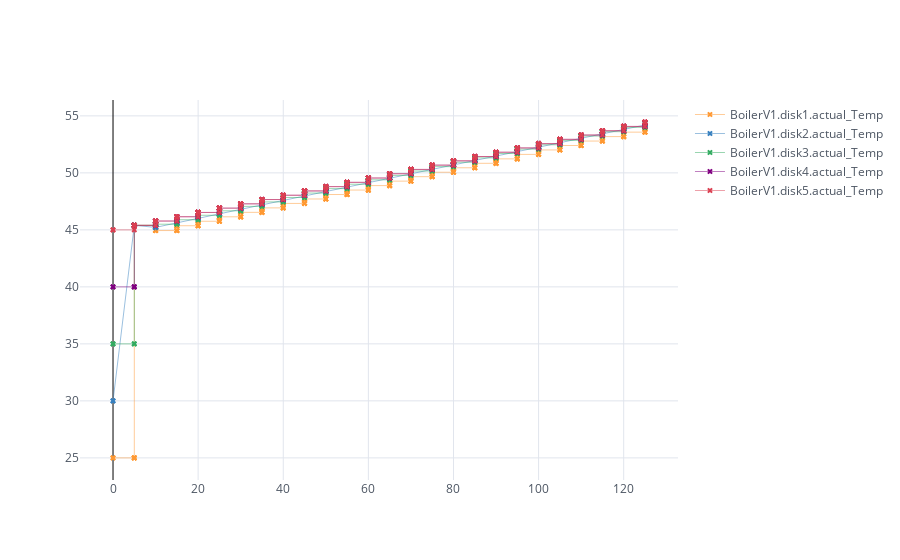
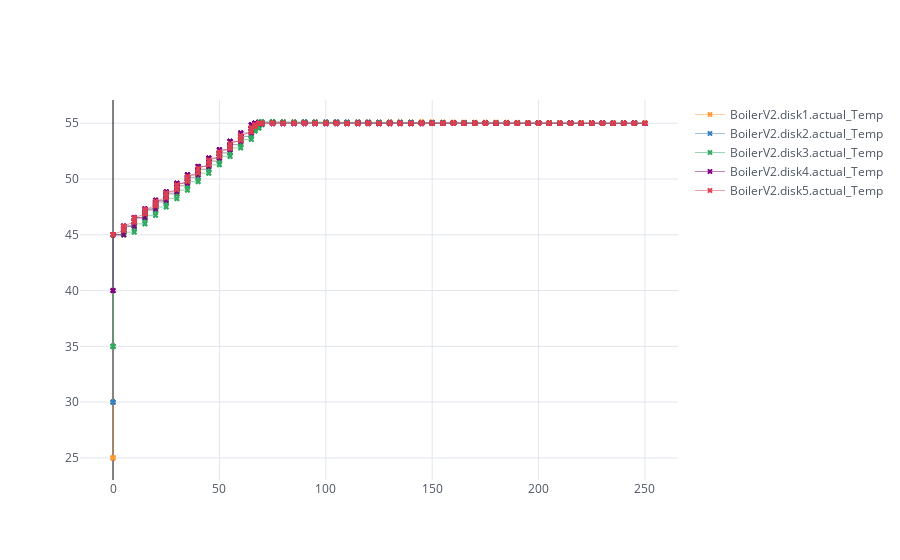

These figures' notebook cell, in order:
### Code cell
#The SmartHome use multiple entities created is those files, you need them to make this file work

%run ElectricalPart.ipynb
%run HomeElements.ipynb
%run Boilers.ipynb

### Figure 1 — Plotly figure (JSON) as saved in the notebook; plotly's stock layout.template omitted (floating-point values rounded to 4 significant figures; data arrays with more than 128 entries replaced by an {"elided": "..."} marker saying what was removed)
{"data": [{"line": {"color": "rgba(255, 153, 51, 1.0)", "dash": "solid", "shape": "linear", "width": 0.5}, "marker": {"size": 5, "symbol": "x"}, "mode": "markers+lines", "name": "BoilerV1.disk1.actual_Temp", "text": "", "type": "scatter", "uid": "023ca97b-b596-46d9-b8f0-96e2d53358b0", "x": {"elided": "201 int values"}, "y": {"elided": "201 float values"}}, {"line": {"color": "rgba(55, 128, 191, 1.0)", "dash": "solid", "shape": "linear", "width": 0.5}, "marker": {"size": 5, "symbol": "x"}, "mode": "markers+lines", "name": "BoilerV1.disk2.actual_Temp", "text": "", "type": "scatter", "uid": "8fc5c5dd-c0c3-43ae-9d23-3876751d9f6f", "x": {"elided": "201 int values"}, "y": {"elided": "201 float values"}}, {"line": {"color": "rgba(50, 171, 96, 1.0)", "dash": "solid", "shape": "linear", "width": 0.5}, "marker": {"size": 5, "symbol": "x"}, "mode": "markers+lines", "name": "BoilerV1.disk3.actual_Temp", "text": "", "type": "scatter", "uid": "6f884a0b-5089-4d3d-ba71-48e4bac77f7d", "x": {"elided": "201 int values"}, "y": {"elided": "201 float values"}}, {"line": {"color": "rgba(128, 0, 128, 1.0)", "dash": "solid", "shape": "linear", "width": 0.5}, "marker": {"size": 5, "symbol": "x"}, "mode": "markers+lines", "name": "BoilerV1.disk4.actual_Temp", "text": "", "type": "scatter", "uid": "d47c7ac8-99fa-4b3a-b000-fc0e4ea36284", "x": {"elided": "201 int values"}, "y": {"elided": "201 float values"}}, {"line": {"color": "rgba(219, 64, 82, 1.0)", "dash": "solid", "shape": "linear", "width": 0.5}, "marker": {"size": 5, "symbol": "x"}, "mode": "markers+lines", "name": "BoilerV1.disk5.actual_Temp", "text": "", "type": "scatter", "uid": "60e924a6-2378-49a0-9d28-54fae1408724", "x": {"elided": "201 int values"}, "y": {"elided": "201 float values"}}], "layout": {"autosize": true, "legend": {"bgcolor": "#FFFFFF", "font": {"color": "#4D5663"}}, "paper_bgcolor": "#FFFFFF", "plot_bgcolor": "#FFFFFF", "title": {"font": {"color": "#4D5663"}}, "xaxis": {"autorange": true, "gridcolor": "#E1E5ED", "range": [-7.61, 132.6], "showgrid": true, "tickfont": {"color": "#4D5663"}, "title": {"font": {"color": "#4D5663"}, "text": ""}, "type": "linear", "zerolinecolor": "black"}, "yaxis": {"autorange": true, "gridcolor": "#E1E5ED", "range": [22.93, 56.52], "showgrid": true, "tickfont": {"color": "#4D5663"}, "title": {"font": {"color": "#4D5663"}, "text": ""}, "type": "linear", "zerolinecolor": "black"}}}

### Figure 2 — Plotly figure (JSON) as saved in the notebook; plotly's stock layout.template omitted (floating-point values rounded to 4 significant figures; data arrays with more than 128 entries replaced by an {"elided": "..."} marker saying what was removed)
{"data": [{"line": {"color": "rgba(255, 153, 51, 1.0)", "dash": "solid", "shape": "linear", "width": 0.5}, "marker": {"size": 5, "symbol": "x"}, "mode": "markers+lines", "name": "BoilerV2.disk1.actual_Temp", "text": "", "type": "scatter", "uid": "c046d784-a76f-4a5a-9535-80cdfec4ec31", "x": {"elided": "700 float values"}, "y": {"elided": "700 float values"}}, {"line": {"color": "rgba(55, 128, 191, 1.0)", "dash": "solid", "shape": "linear", "width": 0.5}, "marker": {"size": 5, "symbol": "x"}, "mode": "markers+lines", "name": "BoilerV2.disk2.actual_Temp", "text": "", "type": "scatter", "uid": "70687bc6-787f-43ac-9cd9-116bc44d00d7", "x": {"elided": "700 float values"}, "y": {"elided": "700 float values"}}, {"line": {"color": "rgba(50, 171, 96, 1.0)", "dash": "solid", "shape": "linear", "width": 0.5}, "marker": {"size": 5, "symbol": "x"}, "mode": "markers+lines", "name": "BoilerV2.disk3.actual_Temp", "text": "", "type": "scatter", "uid": "a4ff5c89-a4e8-4063-bf45-7c22e56ff94b", "x": {"elided": "700 float values"}, "y": {"elided": "700 float values"}}, {"line": {"color": "rgba(128, 0, 128, 1.0)", "dash": "solid", "shape": "linear", "width": 0.5}, "marker": {"size": 5, "symbol": "x"}, "mode": "markers+lines", "name": "BoilerV2.disk4.actual_Temp", "text": "", "type": "scatter", "uid": "b780cabe-513d-476d-8b42-ebfe4bf51a54", "x": {"elided": "700 float values"}, "y": {"elided": "700 float values"}}, {"line": {"color": "rgba(219, 64, 82, 1.0)", "dash": "solid", "shape": "linear", "width": 0.5}, "marker": {"size": 5, "symbol": "x"}, "mode": "markers+lines", "name": "BoilerV2.disk5.actual_Temp", "text": "", "type": "scatter", "uid": "b65ec163-2802-419e-a0b9-ef67e6d3d583", "x": {"elided": "700 float values"}, "y": {"elided": "700 float values"}}], "layout": {"autosize": true, "legend": {"bgcolor": "#FFFFFF", "font": {"color": "#4D5663"}}, "paper_bgcolor": "#FFFFFF", "plot_bgcolor": "#FFFFFF", "title": {"font": {"color": "#4D5663"}}, "xaxis": {"autorange": true, "gridcolor": "#E1E5ED", "range": [-15.22, 265.2], "showgrid": true, "tickfont": {"color": "#4D5663"}, "title": {"font": {"color": "#4D5663"}, "text": ""}, "type": "linear", "zerolinecolor": "black"}, "yaxis": {"autorange": true, "gridcolor": "#E1E5ED", "range": [22.89, 57.21], "showgrid": true, "tickfont": {"color": "#4D5663"}, "title": {"font": {"color": "#4D5663"}, "text": ""}, "type": "linear", "zerolinecolor": "black"}}}
